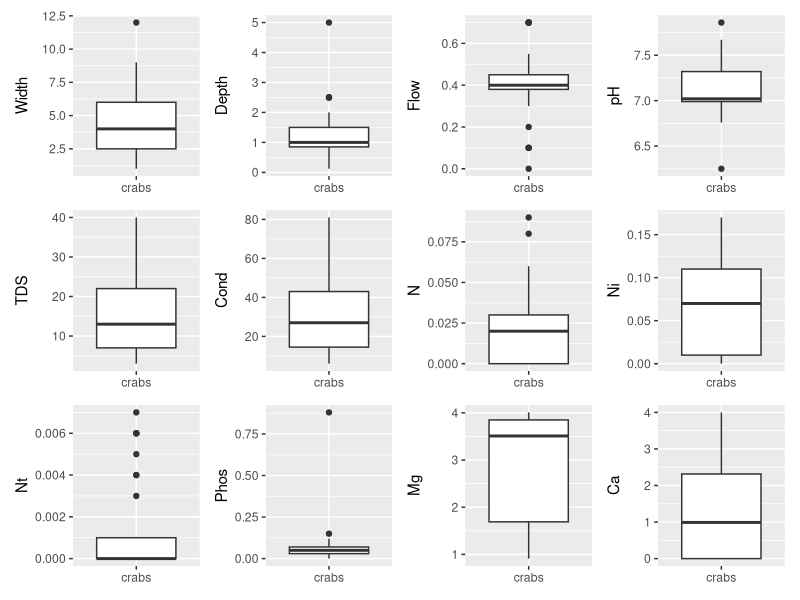
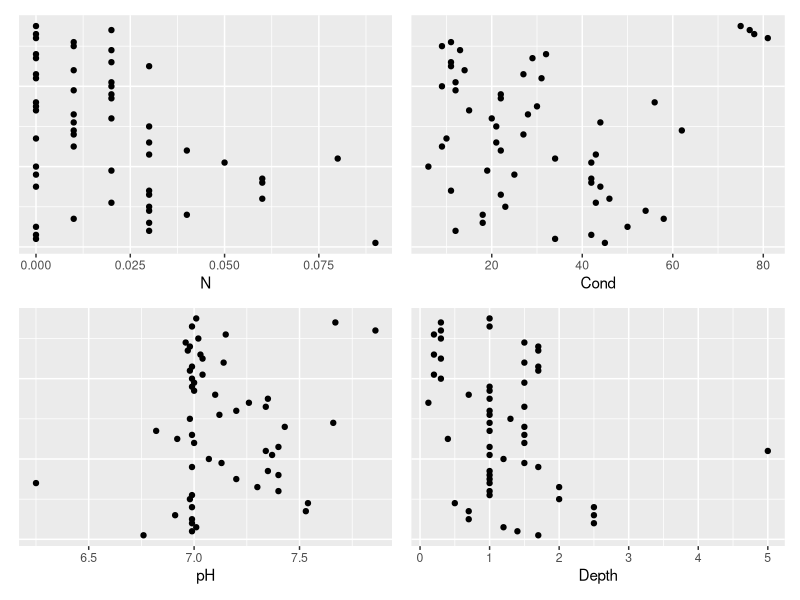
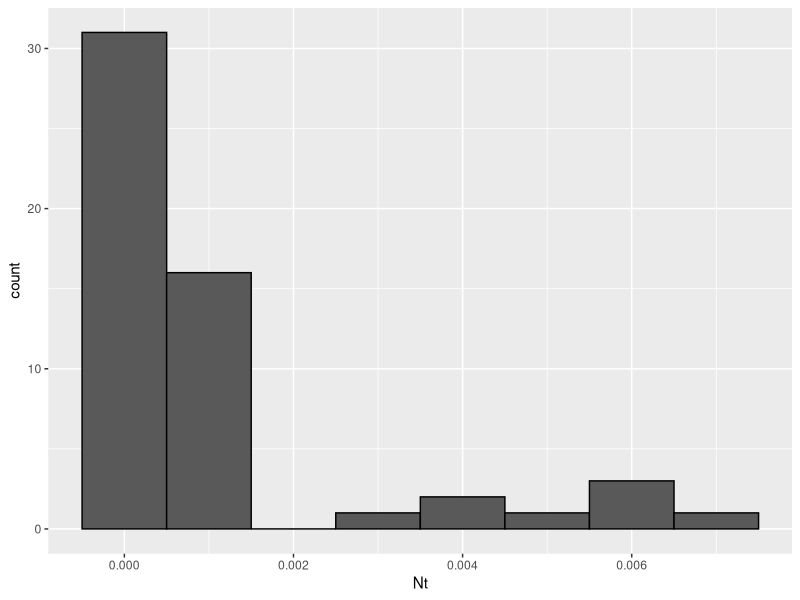
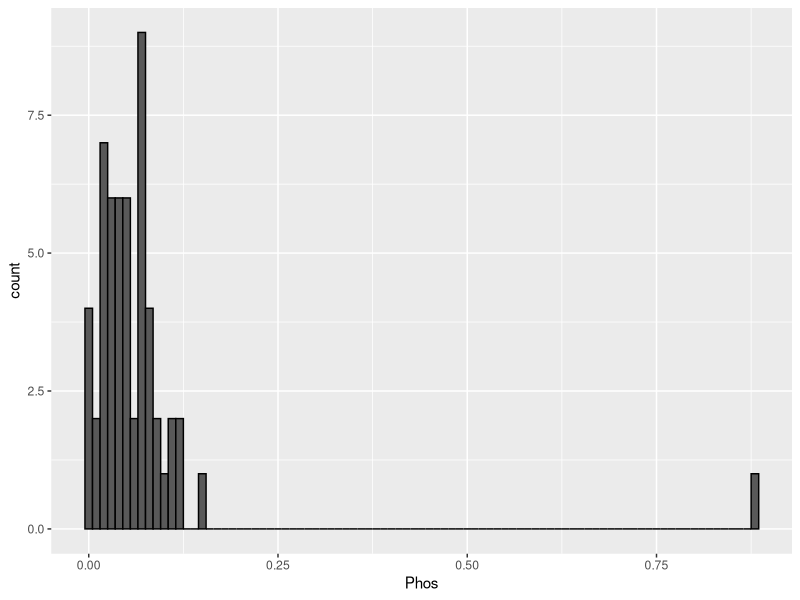
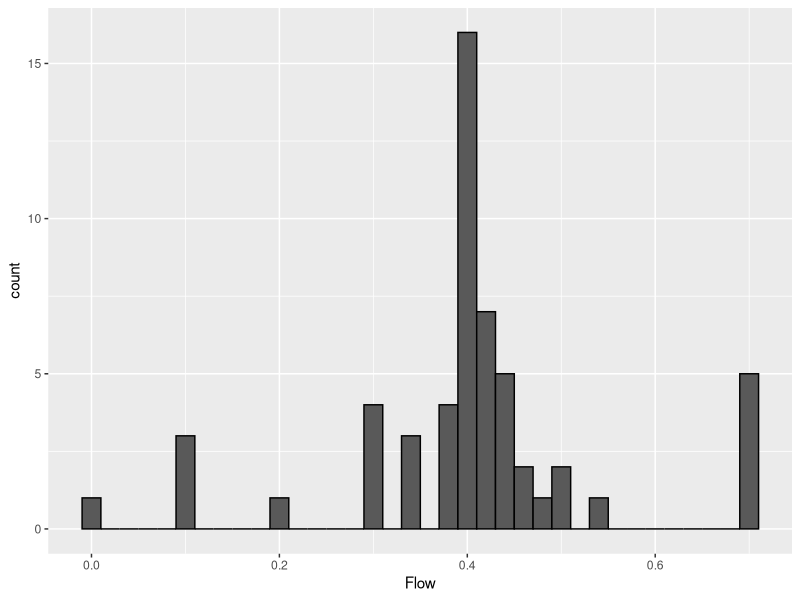
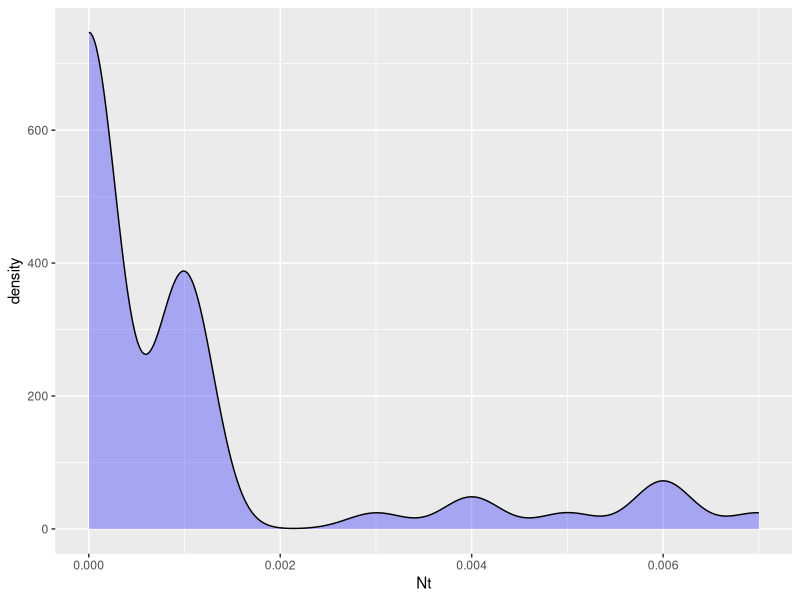
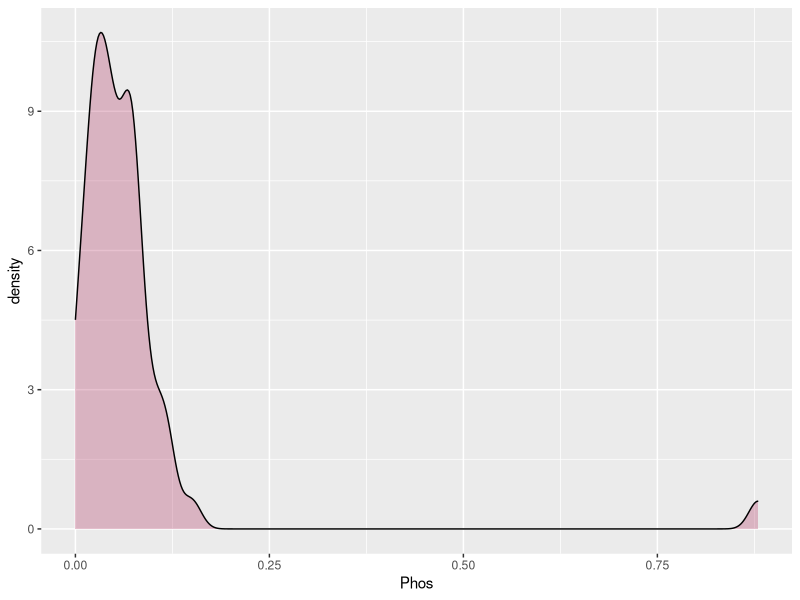
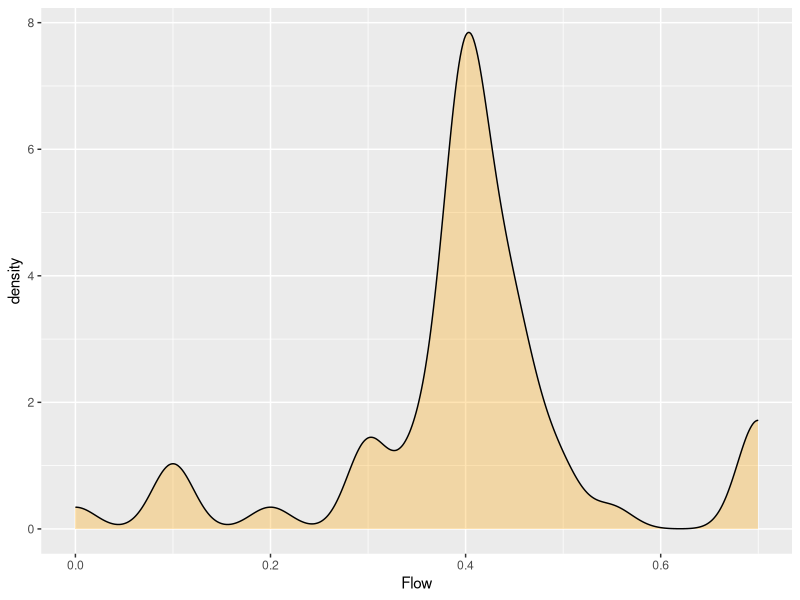

Reproduce these figures in R, in order.
## ---- chunk 1
library(tidyverse)
library(here)
library(GGally)
library(patchwork)
## ---- chunk 2
crabs_raw <- read_csv(here("data","aegla_crabs.csv"))

crabs_raw
## ---- chunk 3
#Using the 'crabs_raw' imported above
crabb <- crabs_raw %>% select(Width,Depth,Flow,pH,TDS,Cond,N,Ni,Nt,Phos,Mg,Ca) %>%
  drop_na() %>%
  mutate(box_group="crabs",
         row_order=1:nrow(.))

crabb
## ---- chunk 4
# Assigning a boxplot of each variable against the dumm yvariable 'box_group'. 
c_width <- crabb %>%
  ggplot(aes(x=box_group,y=Width)) +
  geom_boxplot()+
  labs(x=NULL,
       y="Width")
c_depth <- crabb %>%
  ggplot(aes(x=box_group,y=Depth)) +
  geom_boxplot()+
  labs(x=NULL,
       y="Depth")
c_flow <- crabb %>%
  ggplot(aes(x=box_group,y=Flow)) +
  geom_boxplot()+
  labs(x=NULL,
       y="Flow")
c_ph <- crabb %>%
  ggplot(aes(x=box_group,y=pH)) +
  geom_boxplot()+
  labs(x=NULL,
       y="pH")
c_tds <- crabb %>%
  ggplot(aes(x=box_group,y=TDS)) +
  geom_boxplot()+
  labs(x=NULL,
       y="TDS")
c_cond <- crabb %>%
  ggplot(aes(x=box_group,y=Cond)) +
  geom_boxplot()+
  labs(x=NULL,
       y="Cond")
c_n <- crabb %>%
  ggplot(aes(x=box_group,y=N)) +
  geom_boxplot()+
  labs(x=NULL,
       y="N")
c_ni <- crabb %>%
  ggplot(aes(x=box_group,y=Ni)) +
  geom_boxplot()+
  labs(x=NULL,
       y="Ni")
c_nt <- crabb %>%
  ggplot(aes(x=box_group,y=Nt)) +
  geom_boxplot()+
  labs(x=NULL,
       y="Nt")
c_phos <- crabb %>%
  ggplot(aes(x=box_group,y=Phos)) +
  geom_boxplot()+
  labs(x=NULL,
       y="Phos")
c_mg <- crabb %>%
  ggplot(aes(x=box_group,y=Mg)) +
  geom_boxplot()+
  labs(x=NULL,
       y="Mg")
c_ca <- crabb %>%
  ggplot(aes(x=box_group,y=Ca)) +
  geom_boxplot()+
  labs(x=NULL,
       y="Ca")

 c_width+c_depth+c_flow+c_ph+c_tds+c_cond+c_n+c_ni+c_nt+c_phos+c_mg+c_ca+plot_layout(ncol=4)

## ---- chunk 5
# N
C_N <- crabb %>% 
  ggplot(aes(y=row_order))+
  geom_point(aes(x=N))+
  theme(axis.title.y=element_blank(),
        axis.text.y=element_blank(),
        axis.ticks.y=element_blank())

# Cond
C_Cond <- crabb %>% 
  ggplot(aes(y=row_order))+
  geom_point(aes(x=Cond))+
  theme(axis.title.y=element_blank(),
        axis.text.y=element_blank(),
        axis.ticks.y=element_blank())

# pH
C_pH <- crabb %>% 
  ggplot(aes(y=row_order))+
  geom_point(aes(x=pH))+
  theme(axis.title.y=element_blank(),
        axis.text.y=element_blank(),
        axis.ticks.y=element_blank())

# Depth
C_Depth <- crabb %>% 
  ggplot(aes(y=row_order))+
  geom_point(aes(x=Depth))+
  theme(axis.title.y=element_blank(),
        axis.text.y=element_blank(),
        axis.ticks.y=element_blank())

#Patchwork
C_N+C_Cond+C_pH+C_Depth+plot_layout(ncol=2)
## ---- chunk 6
chg1 <- crabb %>%
  ggplot()+
  geom_histogram(aes(x=Nt),
                 binwidth=0.001,
                 closed="right",
                 color="black")
chg1

chg2 <- crabb %>%
  ggplot()+
  geom_histogram(aes(x=Phos),
                 binwidth=0.01,
                 closed="right",
                 color="black")
chg2

chg3 <- crabb %>%
  ggplot()+
  geom_histogram(aes(x=Flow),
                 binwidth=0.02,
                 closed="right",
                 color="black")
chg3
## ---- chunk 7
#Nt
cdp1 <- crabb %>%
  ggplot()+
  geom_density(aes(x=Nt),
               binwidth=0.01,
               color="black",
               fill="blue",
               alpha=0.3)
cdp1

#Phos
cdp2 <- crabb %>%
  ggplot()+
  geom_density(aes(x=Phos),
               binwidth=0.01,
               color="black",
               fill="maroon",
               alpha=0.3)
cdp2

#Flow
cdp3 <- crabb %>%
  ggplot()+
  geom_density(aes(x=Flow),
               binwidth=0.01,
               color="black",
               fill="orange",
               alpha=0.3)
cdp3
## ---- chunk 8
chg1+cdp1+chg2+cdp2+chg3+cdp3+plot_layout(ncol=2)
## ---- chunk 9
ggc <- ggpairs(crabb)

ggc
## ---- chunk 10
ggpc3v <- crabb %>%
  select(Phos,Nt,Flow) %>%
  ggpairs()

ggpc3v
